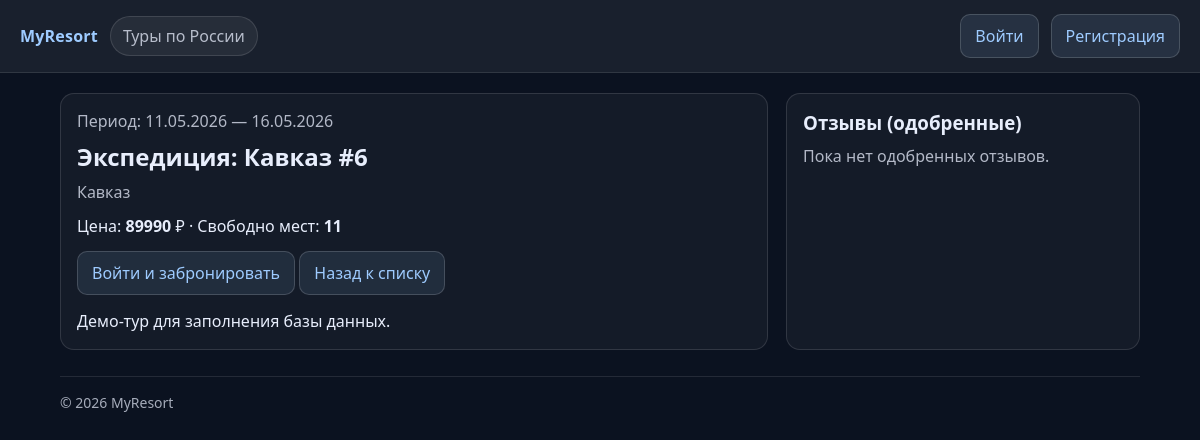
Screenshot of /tours/7/ with the database file from the repository.
### resorts/models.py (models this page shows, shortened)
class Tour(models.Model):
    DIFFICULTY_CHOICES = [
        ("beginner", "Начинающий"),
        ("intermediate", "Средний"),
        ("advanced", "Продвинутый"),
        ("expert", "Эксперт"),
    ]
    title = models.CharField(max_length=200, verbose_name="Название тура")
    description = models.TextField(verbose_name="Описание", blank=True)
    location = models.CharField(
        max_length=150,
        blank=True,
        verbose_name="Локация/направление",
    )
    difficulty_level = models.CharField(
        max_length=20,
        choices=DIFFICULTY_CHOICES,
        default="intermediate",
        verbose_name="Уровень сложности",
    )
    start_date = models.DateField(verbose_name="Дата начала")
    end_date = models.DateField(verbose_name="Дата окончания")
    price = models.DecimalField(
        max_digits=10,
        decimal_places=2,
        verbose_name="Стоимость тура (руб.)",
    )
    capacity = models.PositiveIntegerField(
        default=20,
        verbose_name="Максимальное количество человек",
    )
    main_image = models.ImageField(
        upload_to="tours/",
        null=True,
        blank=True,
        verbose_name="Главное изображение",
    )
    created_at = models.DateTimeField(auto_now_add=True, verbose_name="Дата создания")
    updated_at = models.DateTimeField(auto_now=True, verbose_name="Дата обновления")
    created_by = models.ForeignKey(
        User,
        on_delete=models.SET_NULL,
        null=True,
        blank=True,
        related_name="created_tours",
        verbose_name="Кто создал",
    )
    objects = TourManager()
    class Meta:
        verbose_name = "Тур"
        verbose_name_plural = "Туры"
        ordering = ["-start_date", "-id"]
    @property
    def booked_people(self) -> int:
        return (
            self.bookings.exclude(status="cancelled")
            .aggregate(total=models.Sum("people_count"))
            .get("total")
            or 0
        )
    @property
    def free_places(self) -> int:
        return max(0, int(self.capacity) - int(self.booked_people))

### resorts/views.py (the view)
# urls.py: path("tours/<int:pk>/", views.tour_detail, name="tour_detail"),
def tour_detail(request, pk: int):
    tour = get_object_or_404(
        Tour.objects.prefetch_related("images", "services", "reviews__user"),
        pk=pk,
    )
    approved_reviews = tour.reviews.filter(moderation_status="approved").order_by("-created_at")
    rating_avg = approved_reviews.aggregate(avg=Avg("rating")).get("avg")
    return render(
        request,
        "resorts/tour_detail.html",
        {
            "tour": tour,
            "approved_reviews": approved_reviews,
            "rating_avg": rating_avg,
        },
    )

### resorts/models.py (called while the page is built)
    def get_queryset(self):
        return TourQuerySet(self.model, using=self._db)

### resorts/templatetags/resort_tags.py (called while the page is built)
@register.simple_tag
def current_year():
    return timezone.localdate().year

### resorts/templates/resorts/tour_detail.html (shortened to what this page needs)
{% extends "resorts/base.html" %}
{% block content %}
  <div class="grid">
    <div class="card">
      <div class="muted">Период: {{ tour.start_date|date:"d.m.Y" }} — {{ tour.end_date|date:"d.m.Y" }}</div>
      <h2 style="margin: 8px 0 8px 0;">{{ tour.title }}</h2>
      <div class="muted">{{ tour.location|default:"—" }}</div>
      <div style="margin-top: 12px;">
        Цена: <strong>{{ tour.price|floatformat:0 }}</strong> ₽ · Свободно мест: <strong>{{ tour.free_places }}</strong>
      </div>
      <div style="margin-top: 14px;">
        {% if request.user.is_authenticated %}
          <a class="btn" href="{% url 'resorts:booking_create' pk=tour.pk %}">Забронировать</a>
        {% else %}
          <a class="btn" href="{% url 'login' %}?next={% url 'resorts:booking_create' pk=tour.pk %}">Войти и забронировать</a>
        {% endif %}
        <a class="btn" href="{% url 'resorts:tour_list' %}">Назад к списку</a>
      </div>
      {% if tour.description %}
        <div style="margin-top: 14px; line-height: 1.5;">
          {{ tour.description }}
        </div>
      {% endif %}
    </div>
    <div class="card">
      <h3 style="margin:0 0 10px 0;">Отзывы (одобренные)</h3>
      {% for r in approved_reviews %}
        <div class="card" style="margin-bottom: 12px;">
          <div class="muted">{{ r.created_at|date:"d.m.Y H:i" }}</div>
          <div><strong>{{ r.user.username }}</strong> · {{ r.rating }}★</div>
          {% if r.comment %}
            <div style="margin-top: 8px;">{{ r.comment }}</div>
          {% endif %}
        </div>
      {% empty %}
        <div class="muted">Пока нет одобренных отзывов.</div>
      {% endfor %}
    </div>
  </div>
{% endblock %}

### resorts/templates/resorts/base.html (style rules this page uses)
body { font-family: system-ui, -apple-system, Segoe UI, Roboto, Arial, sans-serif; margin: 0; background: #0b1220; color: #e8eefc; }
a { color: #9ecbff; text-decoration: none; }
.grid { display: grid; grid-template-columns: 2fr 1fr; gap: 18px; }
.card { padding: 16px; border: 1px solid rgba(255,255,255,0.12); border-radius: 14px; background: rgba(255,255,255,0.04); }
.muted { color: rgba(232,238,252,0.75); }
.btn { display: inline-block; padding: 10px 14px; border-radius: 10px; border: 1px solid rgba(255,255,255,0.16); background: rgba(158,203,255,0.10); }

### rows the page displays
Tour: start_date "11.05.2026", end_date "16.05.2026", title "Экспедиция: Кавказ #6", location "Кавказ", price "89990", free_places "11", description "Демо-тур для заполнения базы данных."
